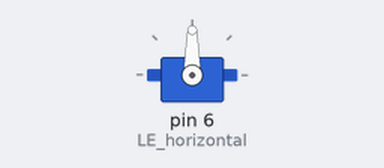
Simulated run of this sketch. Board: Arduino Uno, built with avr-gcc and run on an emulated ATmega328P. Shown: servo.

Above: at 0.05 s.
At 5.15 s:
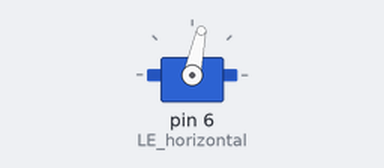
At 12.15 s:
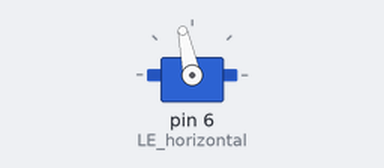
At 17.75 s:
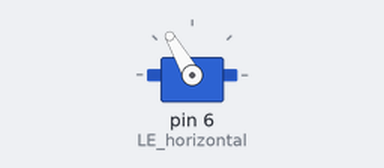
Timing chart, 0 to 23.1 s (numbered marks = the images above):
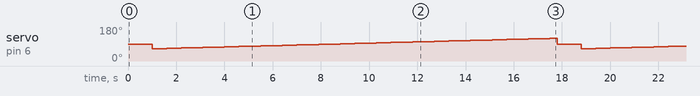

The sketch:

slowly_yaw_servo.ino
```cpp
    #include <Servo.h>

    const int LE_horizontal = 6;
    Servo SLE_horizontal;


void setup()
{
  SLE_horizontal.attach(LE_horizontal);
  Serial.begin(9600);
}

void loop()
{
  //allign to middle
  SLE_horizontal.write(90);
  delay(1000);

  //slowly yaw
  for( int i {65}; i <= 120; ++i)
  {
    SLE_horizontal.write(i);
    delay(300);
  }
}
```
